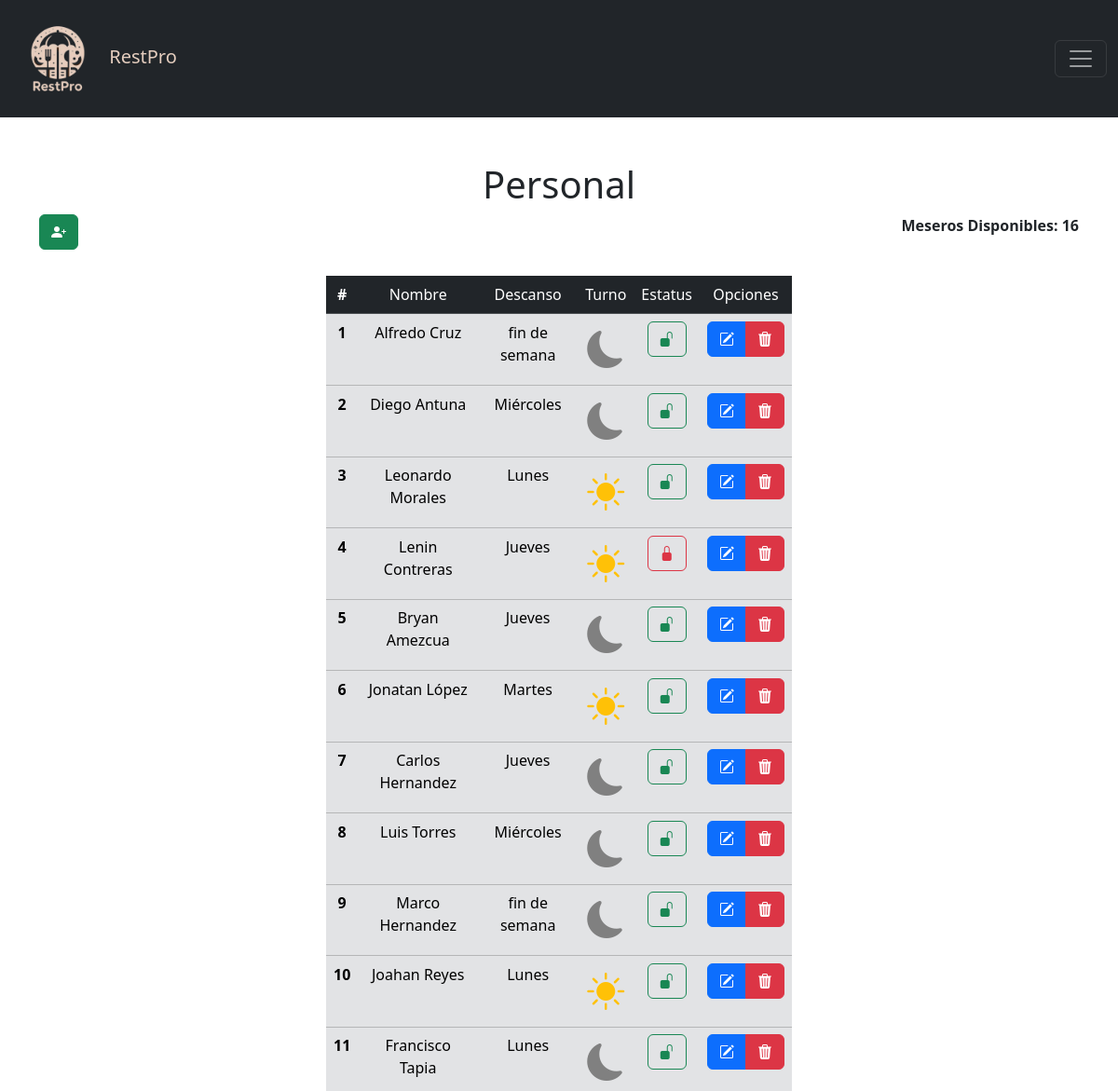
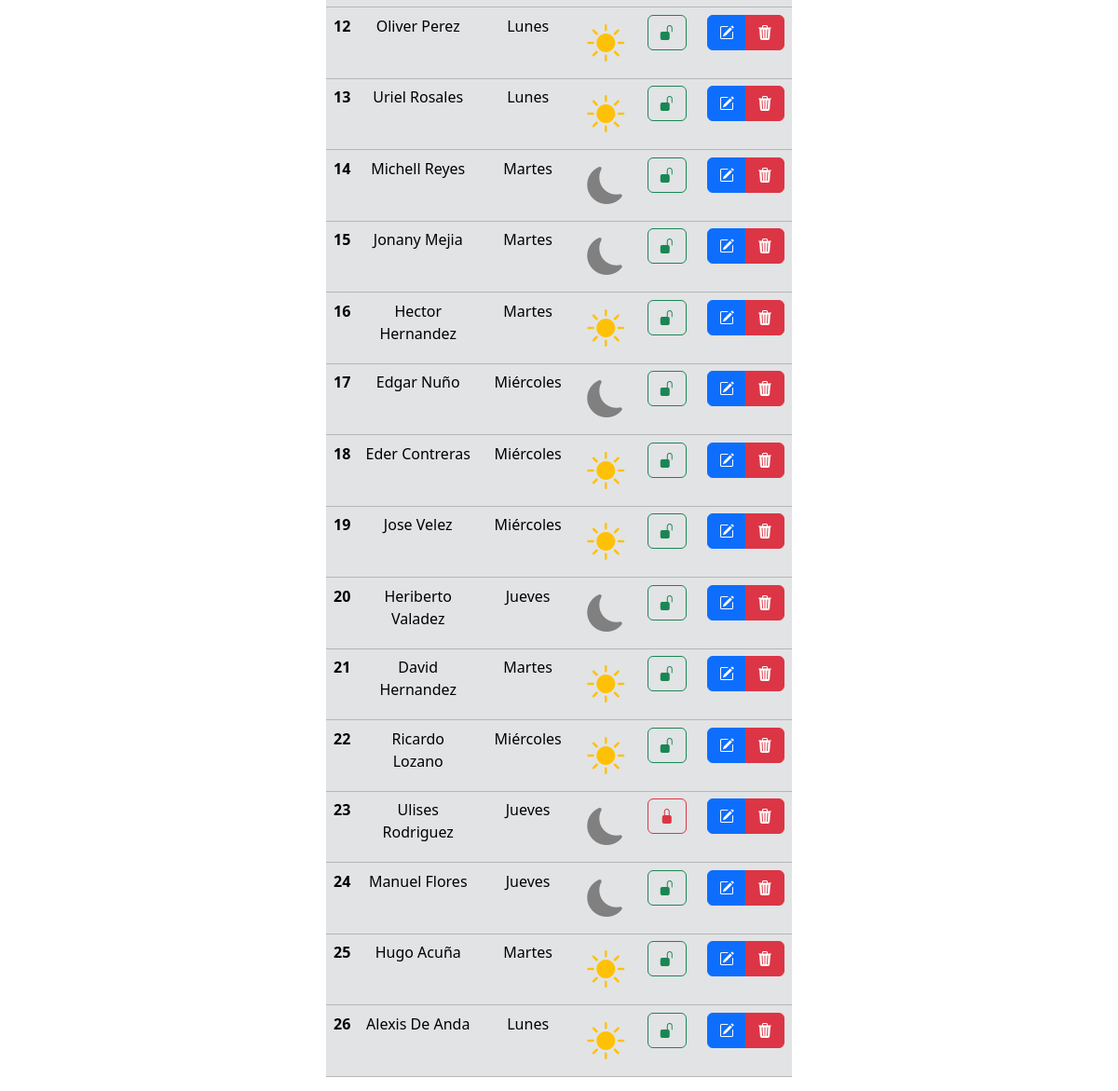
Page /vistas/personal/personal.php (signed in) on the committed database (2 pictures, top to bottom).
### tables this page shows
CREATE TABLE `personal` (
  `id` int NOT NULL,
  `nombre` varchar(50) NOT NULL,
  `apellido` varchar(50) NOT NULL,
  `descanso` varchar(15) DEFAULT NULL,
  `turno` varchar(10) DEFAULT NULL,
  `estado` int NOT NULL DEFAULT '1' COMMENT '0: inactivo, 1: activo'
);

### www/vistas/personal/personal.php (the view, shortened to what this page needs)
<?php
$ubicacion = "../../";
$titulo = "Personal";
include($ubicacion . "includes/header.php");
include($ubicacion . "config/config.php");
$result = $pdo->query("SELECT * FROM personal");
if ($result->rowCount() > 0) {
    $resultMeseros = $result->fetchAll(PDO::FETCH_OBJ);
    $ctn_meseros = 1;
}
$hoy = date("w");
if ($hoy > 0 && $hoy < 5) {
    $result = $pdo->query('SELECT COUNT(*) FROM personal WHERE estado = 1 AND descanso != ' . $hoy . ' AND descanso != "fines" ');
} else {
    $result = $pdo->query('SELECT COUNT(*) FROM personal WHERE estado = 1 AND (descanso != ' . $hoy . ' OR descanso = "fines" )');
}
$n_meseros = $result->fetchColumn();
?>
<link rel="stylesheet" href="<?php echo $ubicacion; ?>/assets/tools/styles/estilos_vistas.css">
<div class="container mt-3">
    <h1 class="text-center"><?php echo $titulo; ?></h1>
    <div class="row">
        <div class="col">
            <button title="Agregar mesero" data-bs-toggle="modal" data-bs-target="#modalAgregar"
                class="btn btn-success mb-1"><i class="bi bi-person-plus-fill"></i>
            </button>
        </div>
        <div class="col" style="text-align: right;">
            <strong>Meseros Disponibles: <?php echo $n_meseros; ?></strong>
        </div>
    </div>
    <br>
    <div class="d-flex centrar">
        <?php if (isset($resultMeseros)): ?>
            <table class="table table-border table-dark" style="width: 500px;">
                <thead>
                    <tr>
                        <th>#</th>
                        <td>Nombre</td>
                        <td>Descanso</td>
                        <td>Turno</td>
                        <td>Estatus</td>
                        <td>Opciones</td>
                    </tr>
                </thead>
                <tbody class="table-secondary">
                    <?php foreach ($resultMeseros as $mesero): ?>
                        <tr>
                            <th><?php echo $ctn_meseros; ?></th>
                            <td><?php echo $mesero->nombre . " " . $mesero->apellido; ?></td>
                            <td>
                                <?php
                                if ($mesero->descanso == null)
                                    echo obtenerDiaSemana(1);
                                elseif ($mesero->descanso != 'fines')
                                    echo obtenerDiaSemana($mesero->descanso);
                                else
                                    echo 'fin de semana';
                                ?>
                            </td>
                            <td>
                                <?php
                                if ($mesero->turno == 1)
                                    echo "<i class='fs-1 bi-moon-fill' style='color: grey;'></i>";
                                else
                                    echo "<i class='fs-1 bi-brightness-high-fill' style='color: #ffc107;'></i>";
                                ?>
                            </td>
                            <td>
                                <?php
                                if ($mesero->estado == 1) {
                                    $estiloButton = ' title="Presione para bloquear" class="btn btn-outline-success "';
                                    $icon = '<i class="bi bi-unlock-fill"></i>';
                                    $modal = 'data-bs-target="#modalBloquear"';
                                } else {
                                    $estiloButton = 'title="Presione para desbloquear" class="btn btn-outline-danger"';
                                    $icon = '<i class="bi bi-lock-fill"></i>';
                                    $modal = ' onclick="confirmarDesbloqueo(' . $mesero->id . ')" ';
                                }
                                ?>
                                <button <?php echo $estiloButton; ?> data-bs-toggle="modal" <?php echo $modal; ?> href=""
                                    data-id="<?php echo $mesero->id; ?>" data-name="<?php echo $mesero->nombre; ?>"
                                    data-estado="<?php echo $mesero->estado; ?>"><?php echo $icon; ?></button>
                            </td>
                            <td>
                                <div class="btn-group" role="group" aria-label="Basic mixed styles example">
                                    <button title="Editar" class="btn btn-primary" data-bs-toggle="modal"
                                        data-bs-target="#modalEditar" type="button" data-id="<?php echo $mesero->id; ?>"
                                        data-name="<?php echo $mesero->nombre; ?>"
                                        data-apellido="<?php echo $mesero->apellido; ?>"
                                        data-descanso="<?php echo $mesero->descanso; ?>"><i class="bi bi-pencil-square"></i>
                                    </button>
                                    <button title="Eliminar" type="button" class="btn btn-danger"
                                        onclick="confirmarEliminacion(<?php echo $mesero->id; ?>)">
                                        <i class="bi bi-trash3-fill"></i>
                                    </button>
                                </div>
                            </td>
                        <tr>
                            <?php $ctn_meseros += 1; endforeach ?>
                </tbody>
            </table>
        <?php endif ?>
    </div>
</div>
<?php
function obtenerDiaSemana($dia)
{
    $diasSemana = array("Domingo", "Lunes", "Martes", "Miércoles", "Jueves", "Viernes", "Sábado");
    return $diasSemana[$dia];
}
?>

### www/assets/tools/styles.css (style rules this page uses)
.row { display: flex; row-gap: 48px; }
.centrar { text-align: center; justify-content: center; align-items: center; }
.container { margin-top: 50px; }
.btn { cursor: pointer; }

### www/assets/tools/styles/estilos_vistas.css (style rules this page uses)
.table { table-layout: auto; width: auto; }

### rows in the picture
personal: nombre "Alfredo", apellido "Cruz", descanso "fin de semana", turno "1" (drawn), estado 1 (drawn)
personal: nombre "Diego", apellido "Antuna", descanso "Miércoles", turno "1" (drawn), estado 1 (drawn)
personal: nombre "Leonardo", apellido "Morales", descanso "Lunes", estado 1 (drawn)
personal: nombre "Lenin", apellido "Contreras", descanso "Jueves", estado 0 (drawn)
personal: nombre "Bryan", apellido "Amezcua", descanso "Jueves", turno "1" (drawn), estado 1 (drawn)
personal: nombre "Jonatan", apellido "López", descanso "Martes", estado 1 (drawn)
personal: nombre "Carlos", apellido "Hernandez", descanso "Jueves", turno "1" (drawn), estado 1 (drawn)
personal: nombre "Luis", apellido "Torres", descanso "Miércoles", turno "1" (drawn), estado 1 (drawn)
personal: nombre "Marco", apellido "Hernandez", descanso "fin de semana", turno "1" (drawn), estado 1 (drawn)
personal: nombre "Joahan", apellido "Reyes", descanso "Lunes", estado 1 (drawn)
personal: nombre "Francisco", apellido "Tapia", descanso "Lunes", turno "1" (drawn), estado 1 (drawn)
personal: nombre "Oliver", apellido "Perez", descanso "Lunes", estado 1 (drawn)
personal: nombre "Uriel", apellido "Rosales", descanso "Lunes", estado 1 (drawn)
personal: nombre "Michell", apellido "Reyes", descanso "Martes", turno "1" (drawn), estado 1 (drawn)
personal: nombre "Jonany", apellido "Mejia", descanso "Martes", turno "1" (drawn), estado 1 (drawn)
personal: nombre "Hector", apellido "Hernandez", descanso "Martes", estado 1 (drawn)
personal: nombre "Edgar", apellido "Nuño", descanso "Miércoles", turno "1" (drawn), estado 1 (drawn)
personal: nombre "Eder", apellido "Contreras", descanso "Miércoles", estado 1 (drawn)
personal: nombre "Jose", apellido "Velez", descanso "Miércoles", estado 1 (drawn)
personal: nombre "Heriberto", apellido "Valadez", descanso "Jueves", turno "1" (drawn), estado 1 (drawn)
personal: nombre "David", apellido "Hernandez", descanso "Martes", estado 1 (drawn)
personal: nombre "Ricardo", apellido "Lozano", descanso "Miércoles", estado 1 (drawn)
personal: nombre "Ulises", apellido "Rodriguez", descanso "Jueves", turno "1" (drawn), estado 0 (drawn)
personal: nombre "Manuel", apellido "Flores", descanso "Jueves", turno "1" (drawn), estado 1 (drawn)
personal: nombre "Hugo", apellido "Acuña", descanso "Martes", estado 1 (drawn)
personal: nombre "Alexis", apellido "De Anda", descanso "Lunes", estado 1 (drawn)

### other values in the picture
$titulo "Personal"
$n_meseros "16"
